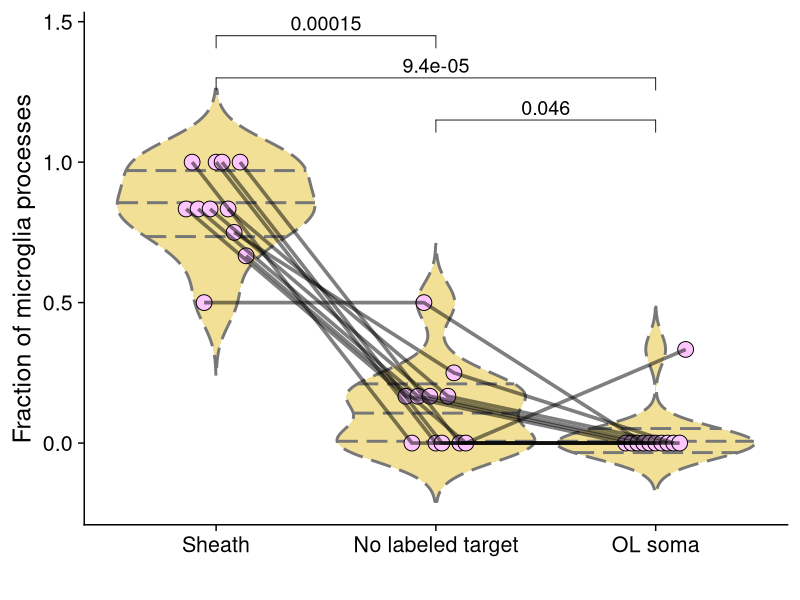
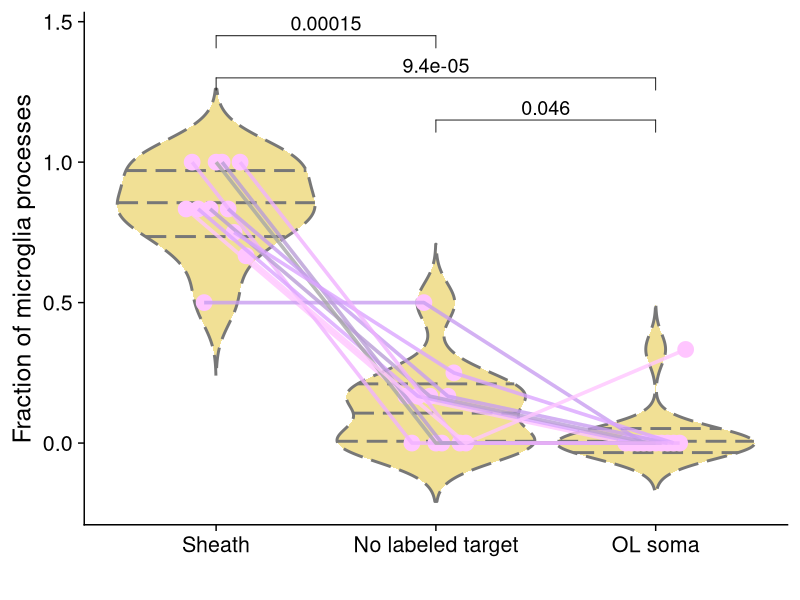

Generate these figures, in order, with R: (Note: this script raises an error after producing the figures.)
## ---- chunk 1
knitr::opts_chunk$set(echo = TRUE, message=FALSE, warning=FALSE)
## ---- chunk 2
library(tidyverse)
library(ggpubr)
library(cowplot)
library(colorspace)
## ---- chunk 3
theme_set(theme_cowplot(font_size =18))
## ---- chunk 4
microglia_movement <- read_csv('tidy_microglia_movement.csv')
#View(microglia_movement)
## ---- chunk 5
wide_mg_move <- spread(microglia_movement, type_processes, n_processes)
#View(wide_mg_move)

## ---- chunk 6
wide_mg_move <- wide_mg_move %>% mutate(dyn_processes = (init_withdrawn + new + new_withdrawn)/time)
## ---- chunk 7
write.csv(wide_mg_move, file = "wide_mg_move.csv", row.names=FALSE)
## ---- chunk 8
mg_dynamics_sheaths <- read_csv('mg_dynamics_sheath-soma-contacts.csv')
View(mg_dynamics_sheaths)
## ---- chunk 9
mg_dynamics_sheaths <- mg_dynamics_sheaths %>% mutate(end_not_contacting = end - end_sheath_contacting - end_soma_contacting)
head(mg_dynamics_sheaths)
## ---- chunk 10
mg_dyn_long <- mg_dynamics_sheaths  %>% gather('end_sheath_contacting', 'end_soma_contacting', 'end_not_contacting', key = "contact_type", value="n_contacts")
head(mg_dyn_long)
## ---- chunk 11
mg_dyn_long <- mg_dyn_long %>% mutate("type_of_contact" = 
                         case_when(
                           contact_type == "end_sheath_contacting" ~ "Sheath",
                           contact_type == "end_soma_contacting" ~ "OL soma",
                           contact_type == "end_not_contacting" ~ "No labeled target"))
mg_dyn_long$type_of_contact <- mg_dyn_long$type_of_contact %>% fct_relevel("Sheath", "No labeled target", "OL soma")

mg_dyn_long <- mg_dyn_long %>% filter(n_contacts != "NA") %>% mutate(cont_end = n_contacts/end)

mg_dyn_long <- mg_dyn_long %>% mutate(new_cell_id = 
                         case_when(
                           cell_id == "9" ~ "7",
                           cell_id == "10" ~ "8",
                           cell_id == "11" ~ "9",
                           cell_id == "12" ~ "10",
                           cell_id == "13" ~ "11",
                           TRUE~as.character(cell_id)))
mg_dyn_long$new_cell_id <- mg_dyn_long$new_cell_id %>% fct_relevel("1", "2", "3", "4", "5", "6", "7", "8", "9", "10", "11")
## ---- chunk 12
#View(mg_dyn_long)
## ---- chunk 13
dyn_mc <- compare_means(data=mg_dyn_long, cont_end~type_of_contact, method = "wilcox.test", p.adjust.method = "holm") 
statsize<-5
dyn_mc
## ---- chunk 14
pd <- position_dodge(0.3)

ggplot(mg_dyn_long, aes(x=type_of_contact, y=n_contacts/end, group=cell_id))+

  scale_color_discrete_diverging(11, palette = "Blue Yellow 3", c1=100, h1=285, h2=285, l1=90, l2=68)+
  
  geom_violin(inherit.aes=FALSE, aes(x=type_of_contact, y=n_contacts/end), fill = "#E3C22D", color= "#777777", size=1, alpha=0.5, linetype="longdash", scale="width", trim=FALSE, draw_quantiles = c(0.25, 0.5, 0.75))+
  
  geom_point(position=pd, width=0.35, stat='summary', fun.y=mean, size=5, fill="#FFC5FF", shape=21) +
  stat_summary(fun.y=mean, geom="line", size=1.25, alpha=0.5, position = pd)+
  theme(legend.position="none")+
  
  #stat_compare_means(method = "wilcox.test", comparisons=compare_contact, label = "p.adj", label.y=c(1.32, 1.44, 1.20))+
  
  stat_pvalue_manual(dyn_mc, size=statsize, y.position = c(1.45,1.3,1.15))+

  
  labs(x= " ", y = "Fraction of microglia processes")

#ggsave('phago graphs 2-5-19/microglia-processes-contacting-things-new-with-lines.png', dpi=300, width=6, height=4.5)

## ---- chunk 15
pd <- position_dodge(0.3)

ggplot(mg_dyn_long, aes(x=type_of_contact, y=n_contacts/end, color=factor(cell_id), group=cell_id))+

  scale_color_discrete_diverging(11, palette = "Blue Yellow 3", c1=100, h1=285, h2=285, l1=90, l2=68)+
  
  geom_violin(inherit.aes=FALSE, aes(x=type_of_contact, y=n_contacts/end), fill = "#E3C22D", color= "#777777", size=1, alpha=0.5, linetype="longdash", scale="width", trim=FALSE, draw_quantiles = c(0.25, 0.5, 0.75))+
  
  geom_point(position=pd, width=0.35, stat='summary', fun.y=mean, size=5, color="#FFC5FF") +
  stat_summary(fun.y=mean, geom="line", size=1.25, alpha=0.8, position = pd)+
  theme(legend.position="none")+
  
  #stat_compare_means(method = "wilcox.test", comparisons=compare_contact, label = "p.adj", label.y=c(1.32, 1.44, 1.20))+
  
  stat_pvalue_manual(dyn_mc, size=statsize, y.position = c(1.45,1.3,1.15))+

  
  labs(x= " ", y = "Fraction of microglia processes")
#ggsave('phago graphs 2-5-19/microglia-processes-contacting-things-new-with-lines.png', dpi=300, width=6, height=4.5)
  
## ---- chunk 16
pd <- position_dodge(0.3)
compare_contact <- list(c("Sheath", "OL soma"), c("Sheath", "No labeled target"), c("OL soma", "No labeled target"))

ggplot(mg_dyn_long, aes(x=`type of contact`, y=n_contacts/end, color=factor(cell_id), group=cell_id, fill=`type of contact`))+
  scale_fill_manual(values= c("#FFC5FF", "#FFC5FF", "#FFC5FF"))+
  scale_color_discrete_diverging(11, palette = "Blue Yellow 3", c1=100, h1=285, h2=285, l1=90, l2=68)+
  geom_violin(inherit.aes=FALSE, aes(x=`type of contact`, y=n_contacts/end), fill = "#E3C22D", color= "#777777", size=1, alpha=0.5, linetype="longdash", scale="width", trim=FALSE, draw_quantiles = c(0.25, 0.5, 0.75))+
  #geom_jitter(width=0.05, size=6, shape=21, alpha=0.75)+
  geom_point(position=pd, width=0.35, stat='summary', fun.y=mean, size=5) +
  stat_summary(fun.y=mean, geom="line", size=1.25, alpha=0.8, position = pd)+
  theme(legend.position="none")+
  stat_compare_means(method = "wilcox.test", comparisons=compare_contact, label = "p.adj", label.y=c(1.32, 1.44, 1.20))+
  labs(x= " ", y = "Fraction of microglia processes")
#ggsave('phago graphs 2-5-19/microglia-processes-contacting-things-new-with-lines.png', dpi=300, width=6, height=4.5)
  
## ---- chunk 17

compare_contact <- list(c("sheath", "OL soma"), c("sheath", "no labeled target"), c("OL soma", "no labeled target"))
ggplot(mg_dyn_long, aes(x=`type of contact`, y=n_contacts/end, fill=`type of contact`))+
  
  geom_violin(inherit.aes=FALSE, aes(x=`type of contact`, y=n_contacts/end), fill = "#E3C22D", color= "#777777", size=1, alpha=0.5, linetype="longdash", scale="width", trim=FALSE, draw_quantiles = c(0.25, 0.5, 0.75))+
  geom_jitter(width=0.25, height=0.025, size=6, shape=21, alpha=0.75)+
  
  scale_fill_manual(values= c("#FFC5FF", "#FFC5FF", "#FFC5FF"))+
  stat_compare_means(method = "wilcox.test", comparisons=compare_contact, label = "p.adj", label.y=c(1.32, 1.44, 1.56))+
  #geom_boxplot(inherit.aes=FALSE, aes(x=`type of contact`, y=n_contacts/end), alpha=0.2, fill="#F9FFAF")+
  theme(legend.position = "none")+
  labs(x= " ", y = "fraction of microglia processes")
#ggsave('phago graphs 2-5-19/microglia-contact-boxplot.png', dpi=300, width=6.5, height=4.5)

## ---- chunk 18
#swithc y back to n_contacts (not div by end) to get back to before 10-10-19
ggplot(mg_dyn_long, aes(x=new_cell_id, y=n_contacts, fill=`type of contact`))+
  geom_bar(stat="identity", color="black", size=1, alpha=0.75)+
  labs(x="Cell id#", y = "Number of processes", fill = "Target")+
  scale_fill_manual(values=c("#E3C22D", "#FFC5FF", "#888888"))
#ggsave('phago graphs 2-5-19/microglia-contact-barplot.png', dpi=300, width=6, height=4.5)

#diverging_hcl(20, palette = "Blue Yellow 3", c1=100, h1=70, h2=285, l1=90, l2=68)
 #[1] "#FFE01B" "#F8D41E" "#EBC926" "#E0C030" "#D6B83C" "#CDB248" "#C5AC55" "#BEA963" "#B7A674" "#B0A58A" "#AEA0BE" "#B69DD1" "#BE9CDF" "#C59DEC"
#[15] "#CEA0F9" "#D8A4FF" "#E2AAFF" "#EFB1FF" "#FCBAFF" "#FFC5FF"
  
## ---- chunk 19
microglia_movement_changes <- microglia_movement #%>% filter(type_processes == "init_withdrawn" |type_processes == "new" |type_processes == "new_withdrawn")
#View(microglia_movement_changes)

## ---- chunk 20
microglia_movement_changes <- microglia_movement_changes %>% filter(anesthetic == "pb") %>% mutate(n_processes = ifelse(type_processes == "init_withdrawn", n_processes *-1, n_processes)) %>% mutate(n_processes = ifelse(type_processes == "new_withdrawn", n_processes *-1, n_processes))
## ---- chunk 21
microglia_movement_changes <-microglia_movement_changes %>% mutate("process count" = 
                         case_when(
                           type_processes == "initial" ~ "Initial",
                           type_processes == "init_withdrawn" ~ "Init withdrawn",
                           type_processes == "new" ~ "New",
                           type_processes == "new_withdrawn" ~ "New withdrawn",
                           type_processes == "end" ~ "End"))
## ---- chunk 22
microglia_movement_changes$`process count` <- microglia_movement_changes$`process count` %>% fct_relevel("Initial", "Init withdrawn", "New", "New withdrawn", "End")
## ---- chunk 23
pd <- position_dodge(0.2)

ggplot(microglia_movement_changes, aes(x=`process count`, y=n_processes/time*60, group=cell_id, color=factor(cell_id)))+
  geom_point(position=pd, stat='summary', fun.y=sum, size=4) +
  stat_summary(position=pd, fun.y=mean, geom="line", size=1.25, alpha=1.0)+  #change fun.y to some cumulative sum
  stat_summary( fun.y=mean, geom="line", size=2.5, color="black", group=1)+
  scale_color_discrete_diverging(11, palette = "Blue Yellow 3", c1=100, h1=70, h2=285, l1=90, l2=68)+

  #scale_color_continuous_sequential(11, palette = "BluYl", c1=100, c2=100)+
  theme(axis.text.x = element_text(angle=37.5, hjust=1, vjust=1), legend.position = "none")+
  labs(x=" ", y= "Number of processes")
#ggsave('phago graphs 2-5-19/microglia-changeovertime.png', dpi=300, width=6, height=4.5)
